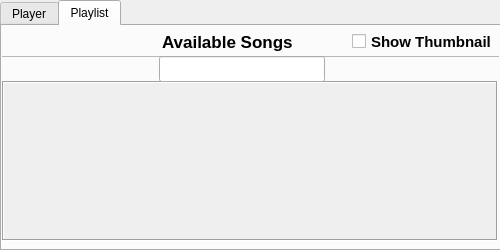
<?xml version="1.0" encoding="UTF-8"?>
<ui version="4.0">
 <class>Playlist</class>
 <widget class="QDialog" name="Playlist">
  <property name="geometry">
   <rect>
    <x>0</x>
    <y>0</y>
    <width>500</width>
    <height>250</height>
   </rect>
  </property>
  <property name="windowTitle">
   <string>Dialog</string>
  </property>
  <widget class="QTabWidget" name="tabWidget">
   <property name="geometry">
    <rect>
     <x>0</x>
     <y>0</y>
     <width>501</width>
     <height>251</height>
    </rect>
   </property>
   <property name="currentIndex">
    <number>1</number>
   </property>
   <widget class="QWidget" name="player_tab">
    <attribute name="title">
     <string>Player</string>
    </attribute>
    <widget class="QFrame" name="frame_2">
     <property name="geometry">
      <rect>
       <x>-11</x>
       <y>-10</y>
       <width>541</width>
       <height>51</height>
      </rect>
     </property>
     <property name="frameShape">
      <enum>QFrame::Shape::StyledPanel</enum>
     </property>
     <property name="frameShadow">
      <enum>QFrame::Shadow::Raised</enum>
     </property>
     <widget class="QLabel" name="song_label">
      <property name="geometry">
       <rect>
        <x>8</x>
        <y>5</y>
        <width>501</width>
        <height>51</height>
       </rect>
      </property>
      <property name="font">
       <font>
        <pointsize>11</pointsize>
        <bold>true</bold>
       </font>
      </property>
      <property name="accessibleName">
       <string notr="true"/>
      </property>
      <property name="text">
       <string/>
      </property>
      <property name="alignment">
       <set>Qt::AlignmentFlag::AlignCenter</set>
      </property>
     </widget>
    </widget>
    <widget class="QFrame" name="frame_3">
     <property name="geometry">
      <rect>
       <x>5</x>
       <y>85</y>
       <width>496</width>
       <height>51</height>
      </rect>
     </property>
     <property name="frameShape">
      <enum>QFrame::Shape::StyledPanel</enum>
     </property>
     <property name="frameShadow">
      <enum>QFrame::Shadow::Raised</enum>
     </property>
     <widget class="QPushButton" name="next_button">
      <property name="geometry">
       <rect>
        <x>230</x>
        <y>0</y>
        <width>41</width>
        <height>51</height>
       </rect>
      </property>
      <property name="font">
       <font>
        <pointsize>20</pointsize>
       </font>
      </property>
      <property name="autoFillBackground">
       <bool>false</bool>
      </property>
      <property name="styleSheet">
       <string notr="true">border: none;</string>
      </property>
      <property name="text">
       <string notr="true">⏭️</string>
      </property>
      <property name="checkable">
       <bool>false</bool>
      </property>
      <property name="autoDefault">
       <bool>true</bool>
      </property>
      <property name="default">
       <bool>false</bool>
      </property>
      <property name="flat">
       <bool>false</bool>
      </property>
     </widget>
     <widget class="QPushButton" name="previous_button">
      <property name="geometry">
       <rect>
        <x>150</x>
        <y>0</y>
        <width>41</width>
        <height>51</height>
       </rect>
      </property>
      <property name="font">
       <font>
        <pointsize>20</pointsize>
       </font>
      </property>
      <property name="autoFillBackground">
       <bool>false</bool>
      </property>
      <property name="styleSheet">
       <string notr="true">border: none;</string>
      </property>
      <property name="text">
       <string notr="true">⏮️</string>
      </property>
      <property name="checkable">
       <bool>false</bool>
      </property>
      <property name="autoDefault">
       <bool>true</bool>
      </property>
      <property name="default">
       <bool>false</bool>
      </property>
      <property name="flat">
       <bool>false</bool>
      </property>
     </widget>
     <widget class="QPushButton" name="play_pause_button">
      <property name="geometry">
       <rect>
        <x>190</x>
        <y>0</y>
        <width>41</width>
        <height>51</height>
       </rect>
      </property>
      <property name="font">
       <font>
        <pointsize>20</pointsize>
       </font>
      </property>
      <property name="autoFillBackground">
       <bool>false</bool>
      </property>
      <property name="styleSheet">
       <string notr="true">border: none;</string>
      </property>
      <property name="text">
       <string notr="true">⏯️</string>
      </property>
      <property name="checkable">
       <bool>false</bool>
      </property>
      <property name="autoDefault">
       <bool>true</bool>
      </property>
      <property name="default">
       <bool>false</bool>
      </property>
      <property name="flat">
       <bool>false</bool>
      </property>
     </widget>
     <widget class="QComboBox" name="speed_combo">
      <property name="geometry">
       <rect>
        <x>84</x>
        <y>10</y>
        <width>66</width>
        <height>31</height>
       </rect>
      </property>
      <property name="font">
       <font>
        <family>Arial</family>
        <pointsize>9</pointsize>
        <bold>true</bold>
       </font>
      </property>
      <property name="currentText">
       <string notr="true">1x</string>
      </property>
      <property name="currentIndex">
       <number>3</number>
      </property>
      <item>
       <property name="text">
        <string>0.25x</string>
       </property>
      </item>
      <item>
       <property name="text">
        <string>0.50x</string>
       </property>
      </item>
      <item>
       <property name="text">
        <string>0.75x</string>
       </property>
      </item>
      <item>
       <property name="text">
        <string>1x</string>
       </property>
      </item>
      <item>
       <property name="text">
        <string>1.25x</string>
       </property>
      </item>
      <item>
       <property name="text">
        <string>1.50x</string>
       </property>
      </item>
      <item>
       <property name="text">
        <string>1.75x</string>
       </property>
      </item>
      <item>
       <property name="text">
        <string>2x</string>
       </property>
      </item>
      <item>
       <property name="text">
        <string>3x</string>
       </property>
      </item>
      <item>
       <property name="text">
        <string>4x</string>
       </property>
      </item>
     </widget>
     <widget class="QLabel" name="label_2">
      <property name="geometry">
       <rect>
        <x>0</x>
        <y>0</y>
        <width>91</width>
        <height>51</height>
       </rect>
      </property>
      <property name="font">
       <font>
        <family>Arial</family>
        <pointsize>9</pointsize>
        <bold>true</bold>
       </font>
      </property>
      <property name="text">
       <string>Speed:</string>
      </property>
      <property name="alignment">
       <set>Qt::AlignmentFlag::AlignCenter</set>
      </property>
     </widget>
     <widget class="QGroupBox" name="groupBox">
      <property name="geometry">
       <rect>
        <x>270</x>
        <y>-10</y>
        <width>226</width>
        <height>71</height>
       </rect>
      </property>
      <property name="styleSheet">
       <string notr="true">border: none;</string>
      </property>
      <property name="title">
       <string/>
      </property>
      <property name="alignment">
       <set>Qt::AlignmentFlag::AlignCenter</set>
      </property>
      <property name="flat">
       <bool>false</bool>
      </property>
      <widget class="QRadioButton" name="loop_check">
       <property name="geometry">
        <rect>
         <x>145</x>
         <y>11</y>
         <width>76</width>
         <height>51</height>
        </rect>
       </property>
       <property name="font">
        <font>
         <family>Arial</family>
         <pointsize>10</pointsize>
         <bold>true</bold>
        </font>
       </property>
       <property name="text">
        <string notr="true">Loop 🔁</string>
       </property>
       <property name="checked">
        <bool>true</bool>
       </property>
      </widget>
      <widget class="QRadioButton" name="random_track_check">
       <property name="geometry">
        <rect>
         <x>5</x>
         <y>11</y>
         <width>136</width>
         <height>51</height>
        </rect>
       </property>
       <property name="font">
        <font>
         <family>Arial</family>
         <pointsize>10</pointsize>
         <bold>true</bold>
        </font>
       </property>
       <property name="text">
        <string>🔀 Random Track</string>
       </property>
      </widget>
     </widget>
    </widget>
    <widget class="QSlider" name="volume_slider">
     <property name="geometry">
      <rect>
       <x>30</x>
       <y>180</y>
       <width>451</width>
       <height>21</height>
      </rect>
     </property>
     <property name="maximum">
      <number>100</number>
     </property>
     <property name="value">
      <number>50</number>
     </property>
     <property name="orientation">
      <enum>Qt::Orientation::Horizontal</enum>
     </property>
    </widget>
    <widget class="QLabel" name="volume_label">
     <property name="geometry">
      <rect>
       <x>30</x>
       <y>160</y>
       <width>451</width>
       <height>21</height>
      </rect>
     </property>
     <property name="font">
      <font>
       <pointsize>13</pointsize>
       <bold>true</bold>
      </font>
     </property>
     <property name="text">
      <string notr="true">Volume: </string>
     </property>
     <property name="alignment">
      <set>Qt::AlignmentFlag::AlignCenter</set>
     </property>
    </widget>
    <widget class="QSlider" name="position_slider">
     <property name="geometry">
      <rect>
       <x>5</x>
       <y>60</y>
       <width>481</width>
       <height>31</height>
      </rect>
     </property>
     <property name="maximum">
      <number>30000</number>
     </property>
     <property name="orientation">
      <enum>Qt::Orientation::Horizontal</enum>
     </property>
    </widget>
    <widget class="QLabel" name="duration_label">
     <property name="geometry">
      <rect>
       <x>245</x>
       <y>40</y>
       <width>76</width>
       <height>31</height>
      </rect>
     </property>
     <property name="font">
      <font>
       <family>Arial</family>
       <pointsize>12</pointsize>
       <bold>true</bold>
      </font>
     </property>
     <property name="text">
      <string notr="true"/>
     </property>
     <property name="alignment">
      <set>Qt::AlignmentFlag::AlignCenter</set>
     </property>
    </widget>
    <widget class="QLabel" name="position_label">
     <property name="geometry">
      <rect>
       <x>170</x>
       <y>40</y>
       <width>71</width>
       <height>31</height>
      </rect>
     </property>
     <property name="font">
      <font>
       <family>Arial</family>
       <pointsize>12</pointsize>
       <bold>true</bold>
      </font>
     </property>
     <property name="text">
      <string notr="true"/>
     </property>
     <property name="alignment">
      <set>Qt::AlignmentFlag::AlignCenter</set>
     </property>
    </widget>
    <widget class="QLabel" name="label_3">
     <property name="geometry">
      <rect>
       <x>220</x>
       <y>40</y>
       <width>46</width>
       <height>31</height>
      </rect>
     </property>
     <property name="font">
      <font>
       <family>Arial</family>
       <pointsize>12</pointsize>
       <bold>true</bold>
      </font>
     </property>
     <property name="text">
      <string notr="true">/</string>
     </property>
     <property name="alignment">
      <set>Qt::AlignmentFlag::AlignCenter</set>
     </property>
    </widget>
   </widget>
   <widget class="QWidget" name="playlist_tab">
    <attribute name="title">
     <string>Playlist</string>
    </attribute>
    <widget class="QScrollArea" name="scrollArea">
     <property name="geometry">
      <rect>
       <x>0</x>
       <y>55</y>
       <width>496</width>
       <height>160</height>
      </rect>
     </property>
     <property name="sizePolicy">
      <sizepolicy hsizetype="Fixed" vsizetype="Fixed">
       <horstretch>0</horstretch>
       <verstretch>0</verstretch>
      </sizepolicy>
     </property>
     <property name="frameShape">
      <enum>QFrame::Shape::Box</enum>
     </property>
     <property name="verticalScrollBarPolicy">
      <enum>Qt::ScrollBarPolicy::ScrollBarAsNeeded</enum>
     </property>
     <property name="horizontalScrollBarPolicy">
      <enum>Qt::ScrollBarPolicy::ScrollBarAsNeeded</enum>
     </property>
     <property name="widgetResizable">
      <bool>true</bool>
     </property>
     <property name="alignment">
      <set>Qt::AlignmentFlag::AlignCenter</set>
     </property>
     <widget class="QWidget" name="scrollAreaWidgetContents">
      <property name="geometry">
       <rect>
        <x>0</x>
        <y>0</y>
        <width>492</width>
        <height>156</height>
       </rect>
      </property>
     </widget>
    </widget>
    <widget class="QFrame" name="frame">
     <property name="geometry">
      <rect>
       <x>-20</x>
       <y>-20</y>
       <width>521</width>
       <height>51</height>
      </rect>
     </property>
     <property name="frameShape">
      <enum>QFrame::Shape::StyledPanel</enum>
     </property>
     <property name="frameShadow">
      <enum>QFrame::Shadow::Raised</enum>
     </property>
     <widget class="QLabel" name="label">
      <property name="geometry">
       <rect>
        <x>180</x>
        <y>20</y>
        <width>131</width>
        <height>31</height>
       </rect>
      </property>
      <property name="font">
       <font>
        <family>Arial</family>
        <pointsize>13</pointsize>
        <bold>true</bold>
       </font>
      </property>
      <property name="text">
       <string>Available Songs:</string>
      </property>
      <property name="textFormat">
       <enum>Qt::TextFormat::AutoText</enum>
      </property>
      <property name="scaledContents">
       <bool>false</bool>
      </property>
      <property name="openExternalLinks">
       <bool>false</bool>
      </property>
     </widget>
     <widget class="QLabel" name="songs_count_label">
      <property name="geometry">
       <rect>
        <x>320</x>
        <y>20</y>
        <width>51</width>
        <height>31</height>
       </rect>
      </property>
      <property name="font">
       <font>
        <family>Arial</family>
        <pointsize>13</pointsize>
        <bold>true</bold>
        <underline>false</underline>
       </font>
      </property>
      <property name="text">
       <string/>
      </property>
      <property name="textFormat">
       <enum>Qt::TextFormat::AutoText</enum>
      </property>
      <property name="scaledContents">
       <bool>false</bool>
      </property>
      <property name="openExternalLinks">
       <bool>false</bool>
      </property>
     </widget>
     <widget class="QCheckBox" name="thumbnail_check">
      <property name="geometry">
       <rect>
        <x>370</x>
        <y>20</y>
        <width>141</width>
        <height>31</height>
       </rect>
      </property>
      <property name="font">
       <font>
        <family>Arial</family>
        <pointsize>11</pointsize>
        <bold>true</bold>
       </font>
      </property>
      <property name="text">
       <string>Show Thumbnail</string>
      </property>
      <property name="iconSize">
       <size>
        <width>16</width>
        <height>16</height>
       </size>
      </property>
      <property name="checked">
       <bool>false</bool>
      </property>
      <property name="tristate">
       <bool>false</bool>
      </property>
     </widget>
    </widget>
    <widget class="QLineEdit" name="search_label">
     <property name="geometry">
      <rect>
       <x>157</x>
       <y>30</y>
       <width>166</width>
       <height>26</height>
      </rect>
     </property>
    </widget>
   </widget>
  </widget>
 </widget>
 <tabstops>
  <tabstop>previous_button</tabstop>
  <tabstop>play_pause_button</tabstop>
  <tabstop>next_button</tabstop>
  <tabstop>random_track_check</tabstop>
  <tabstop>loop_check</tabstop>
  <tabstop>speed_combo</tabstop>
  <tabstop>tabWidget</tabstop>
  <tabstop>position_slider</tabstop>
  <tabstop>scrollArea</tabstop>
  <tabstop>thumbnail_check</tabstop>
  <tabstop>volume_slider</tabstop>
 </tabstops>
 <resources/>
 <connections/>
</ui>
